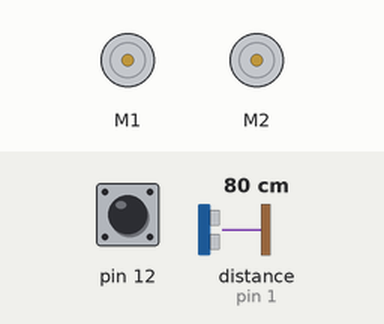
Bench run of a sketch on a simulated Arduino Uno, built with avr-gcc and run on an emulated ATmega328P. Parts: 2 × DC motor (green arrow = forward, orange = backward, longer = faster). The test bench sets the inputs (shaded band); at power-on: pin 12 HIGH, distance to the obstacle (sensor on pin 1) 80 cm. The echo pulse lasts 58.3 µs per cm; what the sketch prints to the serial monitor is not drawn.

Above: at 0.8 s.
0.9 s: pin 12 pulled LOW for 0.15 s
At 1.7 s:
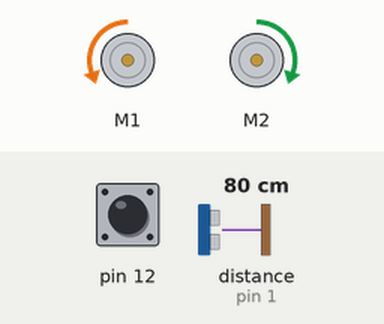
4.0 s: distance to the obstacle (sensor on pin 1) set to 2 cm
At 4.7 s:
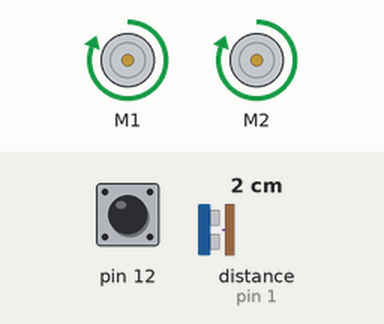
5.8 s: distance to the obstacle (sensor on pin 1) set to 28 cm
7.5 s: distance to the obstacle (sensor on pin 1) set to 33 cm
At 9.81 s:
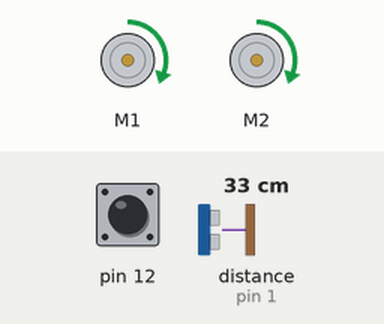
Timing chart, 0 to 11.5 s (numbered marks = the images above; inputs shaded):
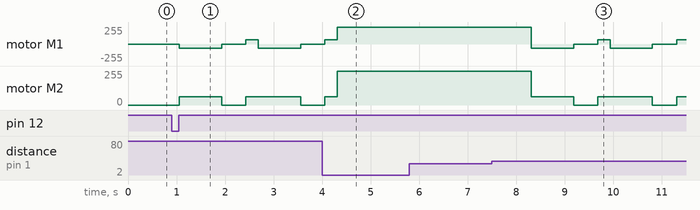

Measured:
- the behaviour switches between 30 and 31 cm on distance to the obstacle (sensor on pin 1) (found by bisection; images 2 and 3)
- after the input at 0.9 s, motor M1: stopped → backward 63/255 after 0.16 s, → stopped 0.87 s later, → forward 63/255 0.50 s later, → backward 63/255 0.26 s later, … (5 changes in this stretch); motor M2: stopped → forward 63/255 after 0.16 s, → stopped 0.87 s later, → forward 63/255 0.50 s later, → stopped 1.1 s later
- after the input at 5.8 s, every drawn part: stays the same
- after the input at 7.5 s, motor M1: forward 255/255 → backward 63/255 after 0.81 s, → stopped 0.87 s later, → forward 63/255 0.50 s later, → backward 63/255 0.25 s later, … (6 changes in this stretch); motor M2: goes forward 63/255 0.87 s, stopped 0.50 s, forward 63/255 1.1 s, stopped 0.50 s, then forward 63/255, starting after 0.81 s

The sketch:

FIND_HUNT.ino
```cpp
#define echoPin 1 // attach pin D2 Arduino to pin Echo of HC-SR04
#define trigPin 4 //attach pin D3 Arduino to pin Trig of HC-SR04
#include <Wire.h>
#include <ZumoShield.h>

ZumoMotors motors;
Pushbutton button(ZUMO_BUTTON);
int lastError = 0;

const int MAX_SPEED = 400;
long duration; // variable for the duration of sound wave travel
int distance; // variable for the distance measurement

void setup() {
  pinMode(trigPin, OUTPUT); // Sets the trigPin as an OUTPUT
  pinMode(echoPin, INPUT); // Sets the echoPin as an INPUT
  Serial.begin(9600); // // Serial Communication is starting with 9600 of baudrate speed
  Serial.println("Ultrasonic Sensor HC-SR04 Test"); // print some text in Serial Monitor
  Serial.println("with Arduino UNO R3");
  button.waitForButton();
}

void loop() {
  // Clears the trigPin condition
  digitalWrite(trigPin, LOW);
  delayMicroseconds(2);
  // Sets the trigPin HIGH (ACTIVE) for 10 microseconds
  digitalWrite(trigPin, HIGH);
  delayMicroseconds(10);
  digitalWrite(trigPin, LOW);
  // Reads the echoPin, returns the sound wave travel time in microseconds
  duration = pulseIn(echoPin, HIGH);
  // Calculating the distance
  distance = duration * 0.034 / 2; // Speed of sound wave divided by 2 (go and back)


  if (distance < 30)
  {
    motors.setSpeeds(400, 400);
    delay(2000);
    //motors.setSpeeds(0,0);
    //delay(20000);
  }
  else
  {
    motors.setSpeeds(-100, 100);
    delay(870);
    motors.setSpeeds(0,0);
    delay(500);
    motors.setSpeeds(100, 100);
    delay(250);
  }
}
```
